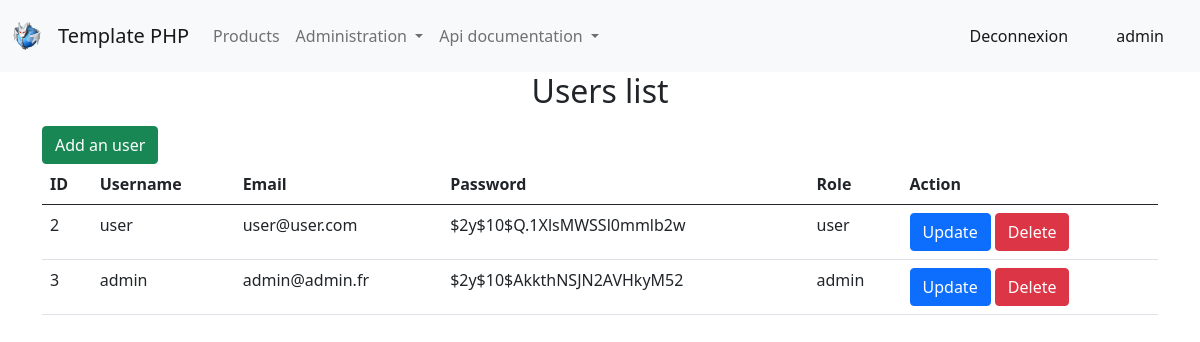
Screenshot of /vues/admin/users.php (signed in) with the database file from the repository.
### tables this page shows
CREATE TABLE IF NOT EXISTS `users` (
  `id` int(11) unsigned NOT NULL AUTO_INCREMENT,
  `username` varchar(255) NOT NULL,
  `password` varchar(255) NOT NULL,
  `email` varchar(255) NOT NULL,
  `role` varchar(255) DEFAULT NULL,
  PRIMARY KEY (`id`)
);

### config/pdo-connection.php (called while the page is built, shortened)
<?php
$db = "php_templatephp";

### vues/admin/users.php (the view, shortened to what this page needs)
<?php
include "../../config/pdo-connection.php";
$sql = "SELECT id, username, email, LEFT(password, 25) as pwd, role FROM ".$db.".users";
$stmt= $pdo->prepare($sql);
if ($stmt->execute()) {
    $result = $stmt->fetchAll();
} else {
    $message = "Query unsuccesfull!";
}
?>
<h2 class="text-center">Users list</h2>
<button type="button" id="ajouterNouveauUtilisateur" class="btn btn-success mt-2">Add an user</button>
<table class="table">
    <thead>
        <tr>
            <th scope="col">ID</th>
            <th scope="col">Username</th>
            <th scope="col">Email</th>
            <th scope="col">Password</th>
            <th scope="col">Role</th>
            <th scope="col">Action</th>
        </tr>
    </thead>
    <tbody>
    <?php
    foreach($result as $row) {
        echo "<tr>
                <td>{$row['id']}</td>
                <td>{$row['username']}</td>
                <td>{$row['email']}</td>
                <td>{$row['pwd']}</td>
                <td>{$row['role']}</td>
                <td>
                    <a href=\"javascript:void(0)\" class=\"btn btn-primary edit\" data-id=\"{$row['id']}\">Update</a>
                    <a href=\"javascript:void(0)\" class=\"btn btn-danger delete\" data-id=\"{$row['id']}\">Delete</a>
                </td>
            </tr>";
    }
    ?>
</tbody>
</table>

### rows the page displays
users: id "2", username "user", email "user@user.com", pwd "$2y$10$Q.1XlsMWSSl0mmlb2w", role "user"
users: id "3", username "admin", email "admin@admin.fr", pwd "$2y$10$AkkthNSJN2AVHkyM52", role "admin"

### other values shown
$MainTitle "Template PHP"
$_SESSION['username'] "admin"
